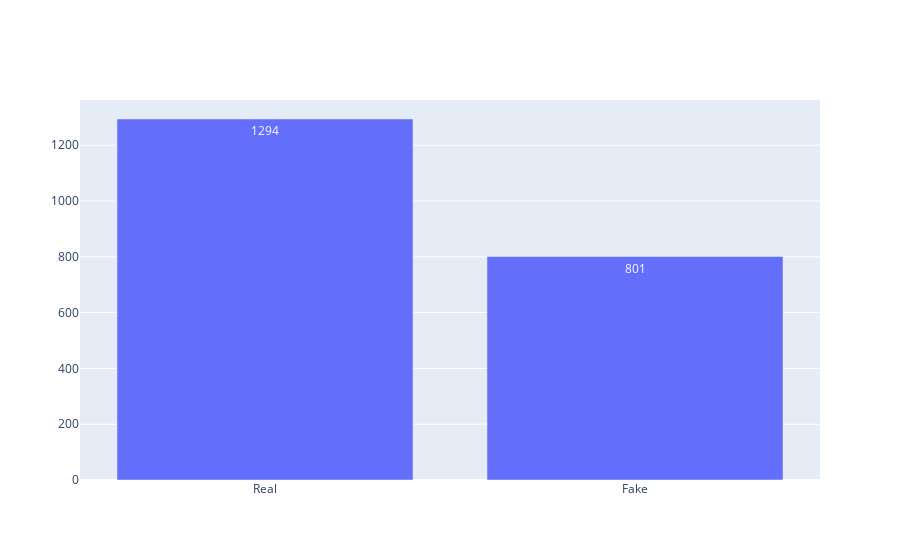

Here is the notebook cell this chart was saved with:
### Code cell
fig=go.Figure(data=[go.Bar(x=['Real','Fake'], y=i,text=i,textposition='auto')])
fig.show()

### Figure 1 — Plotly figure (JSON) as saved in the notebook; plotly's stock layout.template omitted (floating-point values rounded to 4 significant figures)
{"data": [{"text": [1294, 801], "textposition": "auto", "type": "bar", "x": ["Real", "Fake"], "y": [1294, 801]}], "layout": {}}
